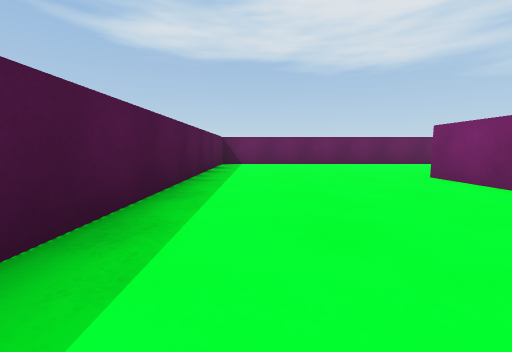
View 1 (above)

23 first-person views from a walk through a 3-D level made in the Unity game engine. The camera is 0.5 m above the floor, tilts 6° down and sees 90° across. The floor is counted in squares, 1 m on a side. Each view is taken from the middle of a square. On the plan, view 1 faces up. The plan holds only what a view shows up to about 9 squares ahead; the rest is blank. The place goes on beyond the plan. The player character is not drawn.

View 2
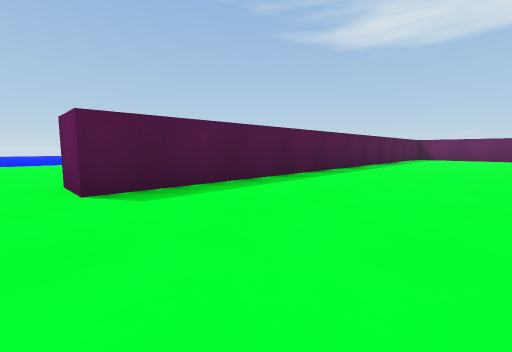

View 3
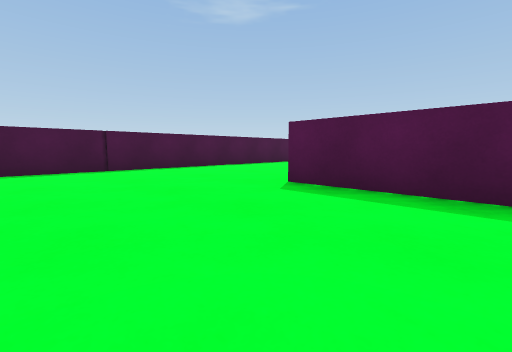

View 4
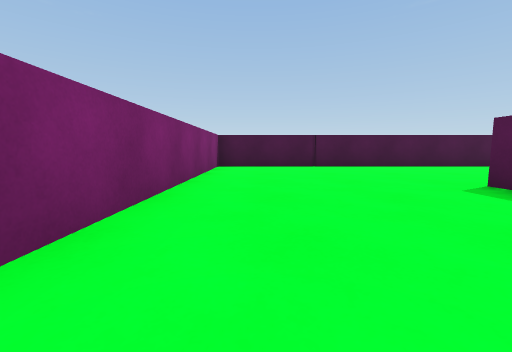

View 5
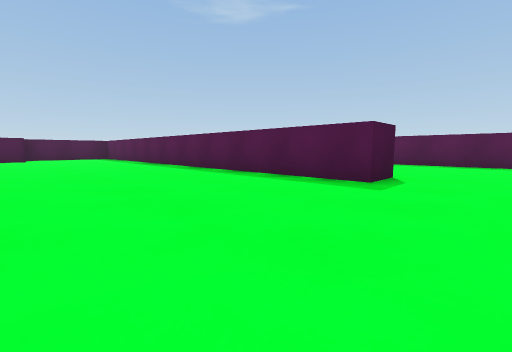

View 6
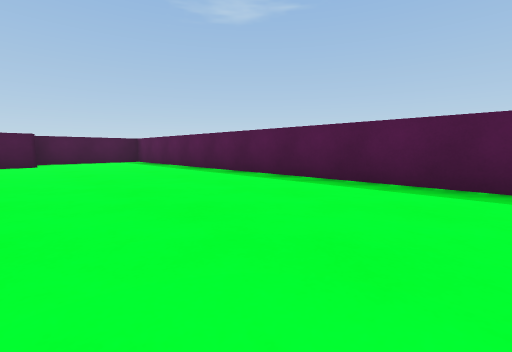

View 7
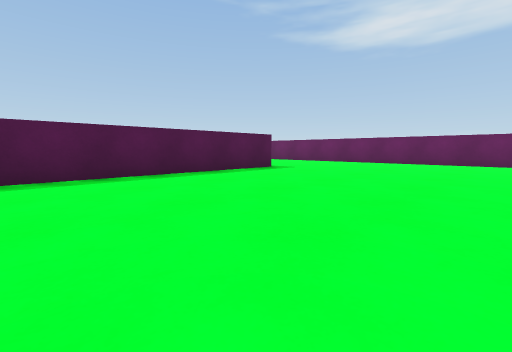

View 8
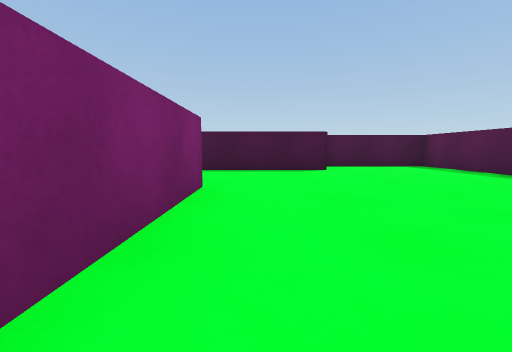

View 9
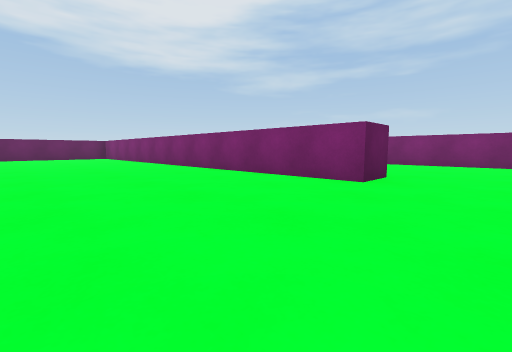

View 10
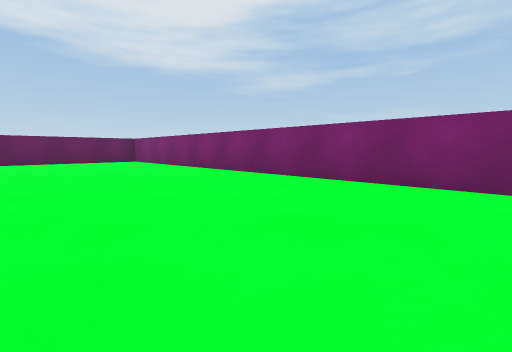

View 11
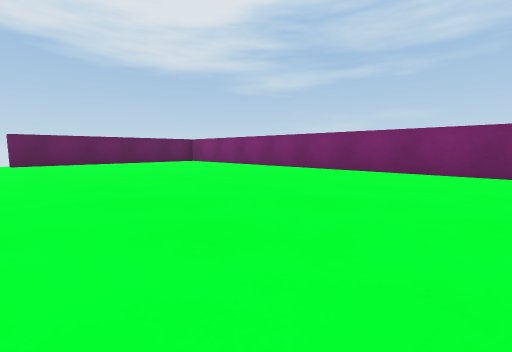

View 12
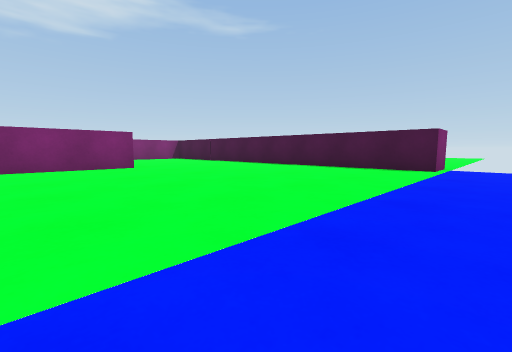

View 13
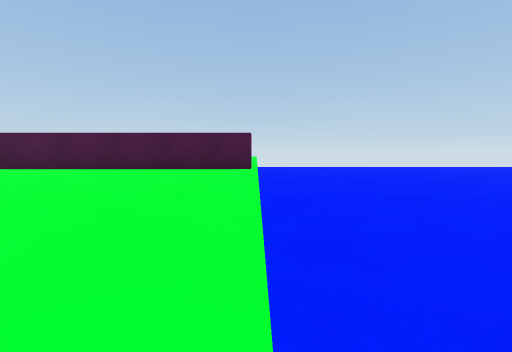

View 14
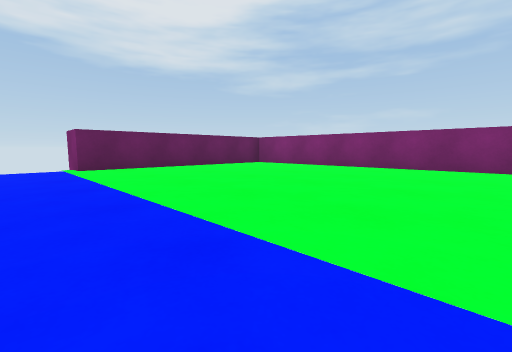

View 15
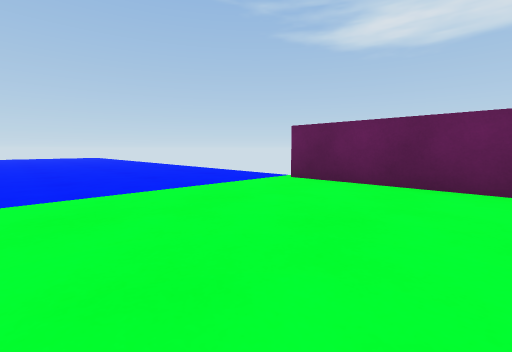

View 16
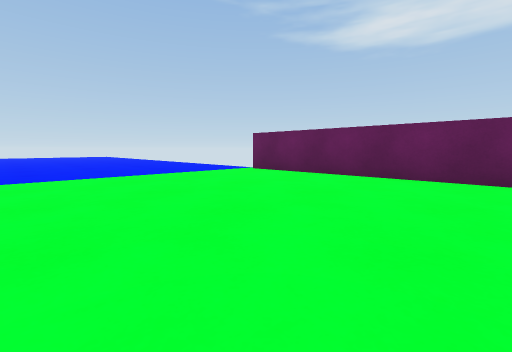

View 17
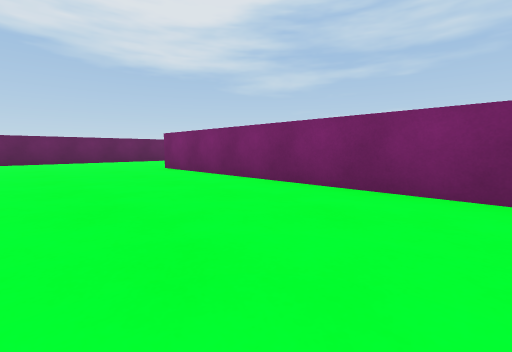

View 18
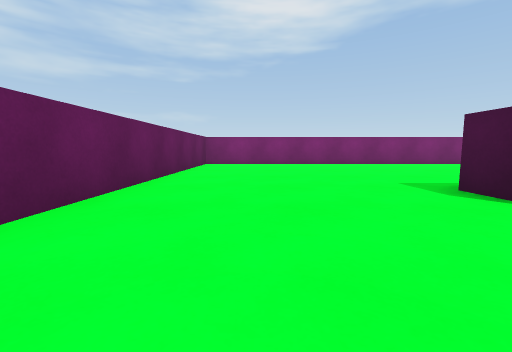

View 19
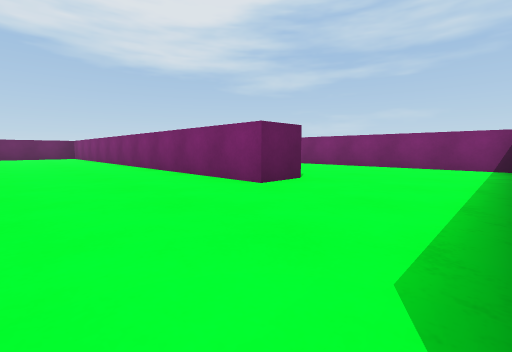

View 20
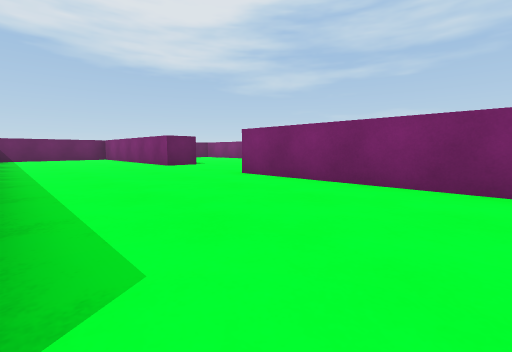

View 21
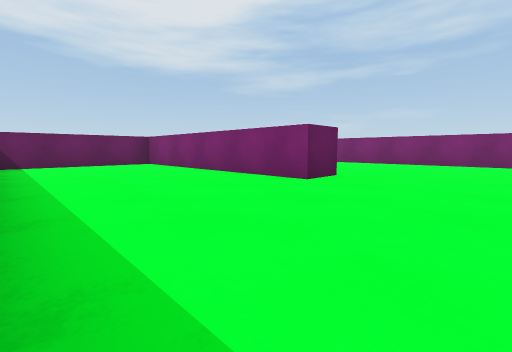

View 22
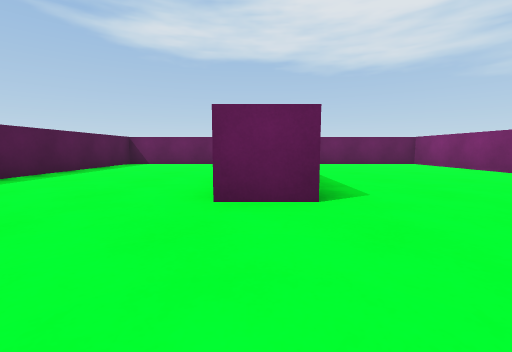

View 23
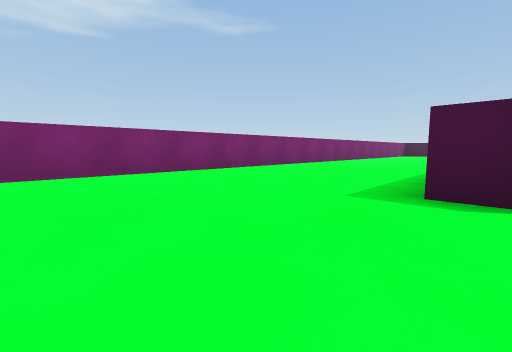

### Floor plan
Points are (right, up) in squares from view 1. A wall is a line through its corners. A room is listed if a view was taken in it or the views show most of it. See-through windows are left out.
Room 1 (views 1, 2, 3, 4, 5, 6, 7, 8, 9, 10, 11, 12, 13, 14, 15, 16, 17, 18, 19)
walls: (-2.9, 8.7) (-7.9, 8.7); (-7.9, -9.5) (-7.9, -8.5) (3.1, -8.5) (3.1, 4.5) (4.1, 4.5) (4.1, -8.5) (7.2, -8.5); (7.2, -7.1) (9.4, -7.1); (9.7, -4.4) (9.7, 8.7) (-1.1, 8.7) (-1.1, -4.4) (-2.1, -4.4) (-2.1, 8)
ways out: opening at (10, -5.5) to room 2
Room 2 (views 20, 21, 22, 23)
walls: (14.6, -7.1) (14.6, -0.9); (14.9, -1) (15.6, -1); (20.4, -5.5) (20.4, 3.5); (10.8, -4.4) (9.7, -4.4); (9.4, -7.1) (10.4, -7.1); (15.6, 2.4) (14.6, 2.4) (14.6, 8.7) (10.7, 8.7) (10.7, 4.2); (20.4, 5.4) (20.4, 8.7) (17.1, 8.7)
ways out: opening at (10, -5.5) to room 1

Where each view was taken, in squares from view 1:
view 1: 0 up, 0 right, facing up
view 2: 5 down, 2 right, facing up-left
view 3: 2 down, 2 right, facing down-left
view 4: 1 down, 2 right, facing down
view 5: 6 up, 8 right, facing down-left
view 6: 2 up, 8 right, facing down-left
view 7: 1 down, 9 right, facing up-left
view 8: 1 down, 9 right, facing down
view 9: 6 down, 6 left, facing up-right
view 10: 2 down, 6 left, facing up-right
view 11: 1 down, 8 left, facing up-right
view 12: 2 down, 9 left, facing down-right
view 13: 2 down, 8 left, facing down
view 14: 2 up, 9 left, facing up-right
view 15: 5 up, 5 left, facing up-left
view 16: 4 up, 3 left, facing up-left
view 17: 2 down, 0 right, facing up-right
view 18: 7 up, 1 right, facing right
view 19: 7 down, 7 right, facing up-right
view 20: 5 down, 11 right, facing up-right
view 21: 0 up, 11 right, facing up-right
view 22: 0 up, 15 right, facing up
view 23: 2 up, 15 right, facing down-right
